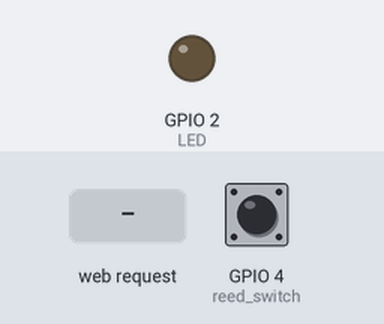
A sketch run on a simulated ESP32. Parts: output pins drawn as LEDs (lit = HIGH). Inputs (shaded band) come from the test bench; at power-on: GPIO 4 (reed_switch) LOW. WiFi joins after 1.5 s; servers stay silent unless stated; what the sketch prints to the serial monitor is not drawn.

Above: at 2.7 s.
2.8 s: HTTP request GET /doorStatus received
At 3.1 s:
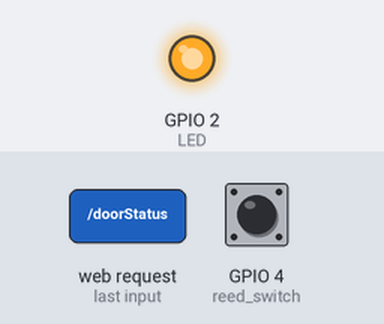
Timing chart, 0 to 5.8 s (numbered marks = the images above; inputs shaded):
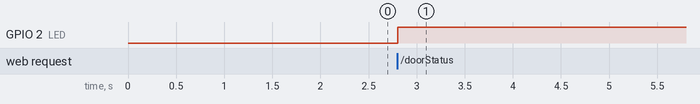

Measured:
- after the input at 2.8 s, GPIO 2 (LED): LOW → HIGH at once

The sketch:

CAO_Project.ino
```cpp
#include "WiFi.h"
#include "ESPAsyncWebServer.h"
//***************************************************************************************************************************************************************
#define LED 2
#define reed_switch 4

//***************************************************************************************************************************************************************
// Replace with your network credentials
const char* ssid = "Ali";
const char* password = "554151955";

unsigned long previousMillis = 0;
unsigned long interval = 30000;

// Create AsyncWebServer object on port 80
AsyncWebServer server(80);

//***************************************************************************************************************************************************************
String readDoorStatus() {
  int reed_status;
  reed_status = digitalRead(reed_switch);
  if (reed_status == 1){
    digitalWrite(LED, LOW);
    return String("Opened");
  }
  else{
    digitalWrite(LED, HIGH);
    return String("Closed");
  }

  delay(1000);
  return String(reed_status);
}

//***************************************************************************************************************************************************************

const char index_html[] PROGMEM = R"rawliteral(
<!DOCTYPE HTML><html>
<head>
  <meta name="viewport" content="width=device-width, initial-scale=1">
  <style>
    html {
     font-family: Arial;
     display: inline-block;
     margin: 0px auto;
     text-align: center;
    }
    h2 { font-size: 3.0rem; }
    p { font-size: 3.0rem; }
    .units { font-size: 1.2rem; }
    .dht-labels{
      font-size: 1.5rem;
      vertical-align:middle;
      padding-bottom: 15px;
    }
  </style>
</head>
<body>
  <h2>ESP32 Intruder Alert!</h2>
  <p>
    <span class="dht-labels">Door Status</span>
    <span id="doorStatus">%DOORSTATUS%</span>
  </p>
</body>
<script>
setInterval(function ( ) {
  var xhttp = new XMLHttpRequest();
  xhttp.onreadystatechange = function() {
    if (this.readyState == 4 && this.status == 200) {
      document.getElementById("doorStatus").innerHTML = this.responseText;
    }
  };
  xhttp.open("GET", "/doorStatus", true);
  xhttp.send();
}, 1000 ) ;
</script>
</html>)rawliteral";

String processor(const String& var){
  //Serial.println(var);
if(var == "DOORSTATUS"){
    return readDoorStatus();
  }
  return String();
}

void setup(){
  // Serial port for debugging purposes
  Serial.begin(115200);

//  dht.begin();
pinMode(LED, OUTPUT);
pinMode(reed_switch, INPUT);

  // Connect to Wi-Fi
  WiFi.begin(ssid, password);
  while (WiFi.status() != WL_CONNECTED) {
    delay(500);
    Serial.println(".");
  }
  Serial.println("Connected to WiFi");
  // Print ESP32 Local IP Address
  Serial.println(WiFi.localIP());

  // Route for root / web page
  server.on("/", HTTP_GET, [](AsyncWebServerRequest *request){
    request->send_P(200, "text/html", index_html, processor);
  });
  server.on("/doorStatus", HTTP_GET, [](AsyncWebServerRequest *request){
    request->send_P(200, "text/plain", readDoorStatus().c_str());
  });

  // Start server
  server.begin();
}

void loop(){
  unsigned long currentMillis = millis();
// if WiFi is down, try reconnecting
if ((WiFi.status() != WL_CONNECTED) && (currentMillis - previousMillis >=interval)) {
  Serial.print(millis());
  Serial.println("Reconnecting to WiFi...");
  WiFi.disconnect();
  Serial.println("Disconnected from WiFi...");
  WiFi.reconnect();
  while (WiFi.status() != WL_CONNECTED) {
      delay(500);
      Serial.print(".");
  }
  Serial.println();
  Serial.println("Connected to WiFi Again...");
  Serial.println(WiFi.localIP());
  previousMillis = currentMillis;

}
}
```
